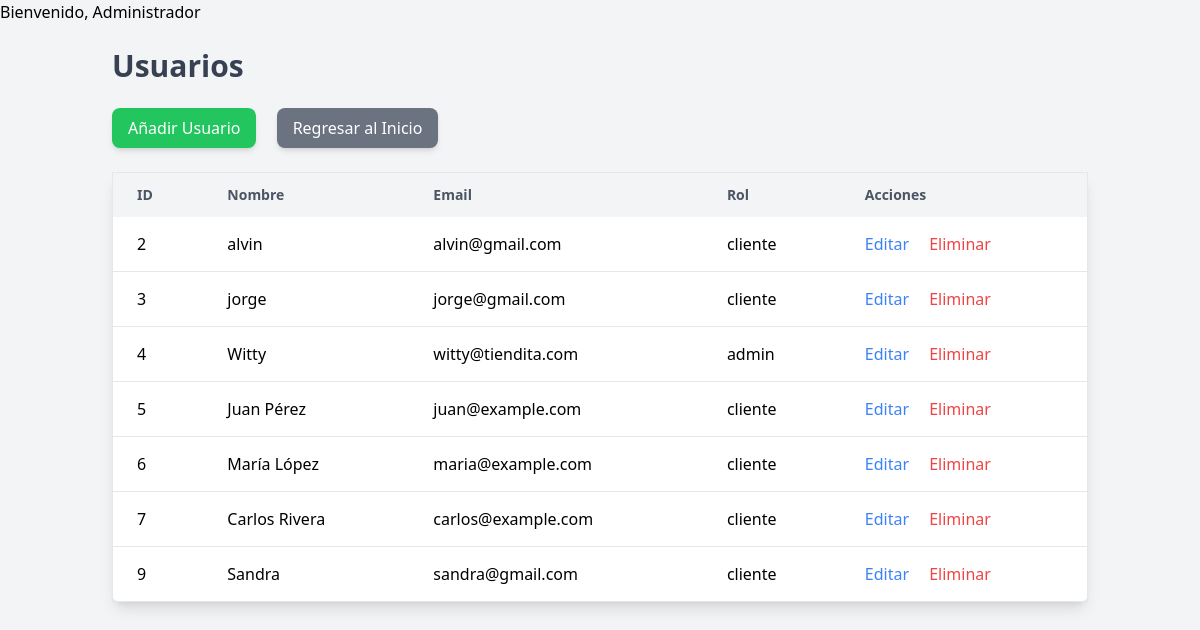
The app's page /views/usuarios/index.php (signed in) with its own data.
### tables this page shows
CREATE TABLE `usuarios` (
  `usuario_id` int NOT NULL AUTO_INCREMENT,
  `nombre` varchar(100) NOT NULL,
  `email` varchar(100) NOT NULL,
  `direccion` varchar(255) DEFAULT NULL,
  `telefono` varchar(15) DEFAULT NULL,
  `password` varchar(255) NOT NULL,
  `rol` enum('cliente','admin') NOT NULL DEFAULT 'cliente',
  `fecha_registro` datetime DEFAULT CURRENT_TIMESTAMP,
  PRIMARY KEY (`usuario_id`),
  UNIQUE KEY `email` (`email`)
);

### models/Usuario.php (called while the page is built, shortened)
<?php
class Usuario {
    private $pdo;
    public function __construct($pdo) {
        $this->pdo = $pdo;
    }
    public function getAll() {
        $stmt = $this->pdo->query("SELECT * FROM Usuarios");
        return $stmt->fetchAll(PDO::FETCH_ASSOC);
    }
}
?>

### views/usuarios/index.php (the view, shortened to what this page needs)
<?php
echo "<h1>Bienvenido, Administrador</h1>";
require_once '../../config/db.php';
require_once '../../models/Usuario.php';
$usuarioModel = new Usuario($pdo);
$usuarios = $usuarioModel->getAll();
?>
<!DOCTYPE html>
<html lang="es">
<head>
    <script src="https://cdn.tailwindcss.com"></script>
</head>
<body class="bg-gray-100">
    <div class="container mx-auto p-6">
        <h1 class="text-3xl font-bold text-gray-700 mb-6">Usuarios</h1>
        <a href="form.php" class="inline-block text-white bg-green-500 hover:bg-green-600 py-2 px-4 rounded-lg shadow-md mb-6">Añadir Usuario</a>
        <a href="../home/index.php" class="inline-block text-white bg-gray-500 hover:bg-gray-600 py-2 px-4 rounded-lg shadow-md mb-6 ml-4">Regresar al Inicio</a>
        <?php if (!empty($usuarios)): ?>
            <table class="min-w-full bg-white border border-gray-200 shadow-lg rounded-lg">
                <thead class="bg-gray-100">
                    <tr>
                        <th class="py-3 px-6 text-left text-sm font-semibold text-gray-600">ID</th>
                        <th class="py-3 px-6 text-left text-sm font-semibold text-gray-600">Nombre</th>
                        <th class="py-3 px-6 text-left text-sm font-semibold text-gray-600">Email</th>
                        <th class="py-3 px-6 text-left text-sm font-semibold text-gray-600">Rol</th>
                        <th class="py-3 px-6 text-left text-sm font-semibold text-gray-600">Acciones</th>
                    </tr>
                </thead>
                <tbody>
                    <?php foreach ($usuarios as $usuario): ?>
                        <tr class="border-b">
                            <td class="py-4 px-6"><?= $usuario['usuario_id'] ?></td>
                            <td class="py-4 px-6"><?= htmlspecialchars($usuario['nombre']) ?></td>
                            <td class="py-4 px-6"><?= htmlspecialchars($usuario['email']) ?></td>
                            <td class="py-4 px-6"><?= htmlspecialchars($usuario['rol']) ?></td>
                            <td class="py-4 px-6">
                                <a href="form.php?id=<?= $usuario['usuario_id'] ?>" class="text-blue-500 hover:text-blue-600">Editar</a>
                                <a href="../../controllers/UsuarioController.php?action=delete&id=<?= $usuario['usuario_id'] ?>" onclick="return confirm('¿Estás seguro de eliminar este usuario?')" class="ml-4 text-red-500 hover:text-red-600">Eliminar</a>
                            </td>
                        </tr>
                    <?php endforeach; ?>
                </tbody>
            </table>
        <?php else: ?>
            <p class="text-lg text-gray-600 mt-4">No hay usuarios registrados.</p>
        <?php endif; ?>
    </div>
</body>
</html>

### records on screen
usuarios: usuario_id "2", nombre "alvin", email "alvin@gmail.com", rol "cliente"
usuarios: usuario_id "3", nombre "jorge", email "jorge@gmail.com", rol "cliente"
usuarios: usuario_id "4", nombre "Witty", email "witty@tiendita.com", rol "admin"
usuarios: usuario_id "5", nombre "Juan Pérez", email "juan@example.com", rol "cliente"
usuarios: usuario_id "6", nombre "María López", email "maria@example.com", rol "cliente"
usuarios: usuario_id "7", nombre "Carlos Rivera", email "carlos@example.com", rol "cliente"
usuarios: usuario_id "9", nombre "Sandra", email "sandra@gmail.com", rol "cliente"
